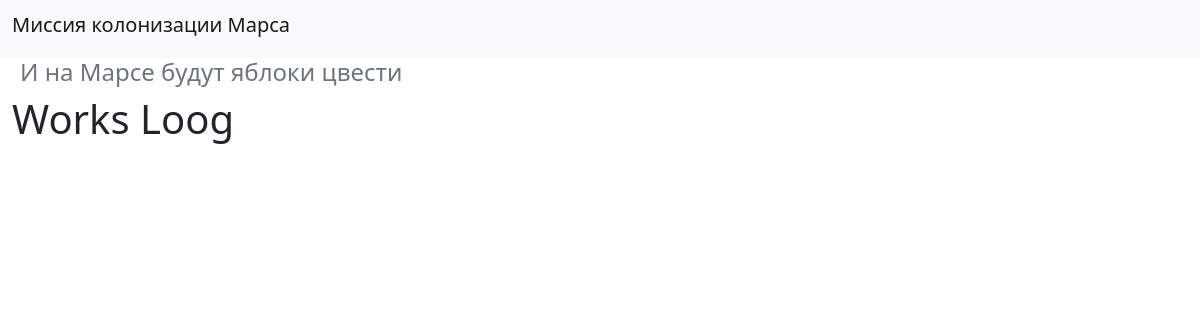
Before: / with the older database file.
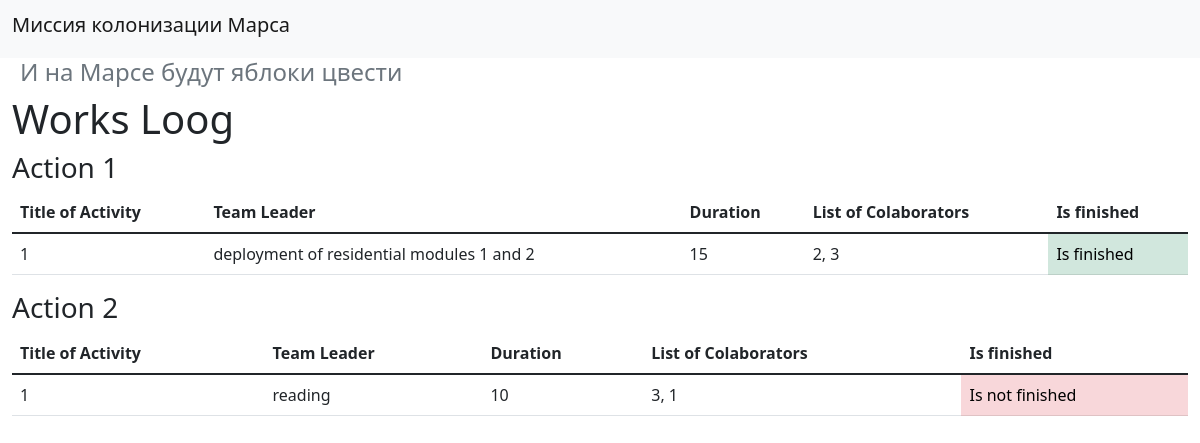
After: the same page with the newer database file.
### data/jobs.py (models this page shows)
class Jobs(SqlAlchemyBase):
    __tablename__ = "jobs"
    id = sqlalchemy.Column(sqlalchemy.Integer, primary_key=True, autoincrement=True)
    team_leader = sqlalchemy.Column(sqlalchemy.String, sqlalchemy.ForeignKey("users.id"))
    job = sqlalchemy.Column(sqlalchemy.String, nullable=True)
    work_size = sqlalchemy.Column(sqlalchemy.Integer, nullable=True)
    collaborators = sqlalchemy.Column(sqlalchemy.String, nullable=True)
    start_date = sqlalchemy.Column(sqlalchemy.DateTime, default=datetime.now())
    end_date = sqlalchemy.Column(sqlalchemy.DateTime)
    is_finished = sqlalchemy.Column(sqlalchemy.Boolean, nullable=True)
    user = sqlalchemy.orm.relation("User")

### main.py (the view)
@app.route("/")
def index():
    db_sess = db_session.create_session()
    jobs = db_sess.query(Jobs)
    return render_template("index.html", jobs=jobs)

### data/db_session.py (called while the page is built)
def create_session() -> Session:
    global __factory
    return __factory()

### templates/index.html
{% extends "base.html" %}
{% block content %}
<h1>Works Loog</h1>
{% for item in jobs%}
<h3>Action {{item.id}}</h3>
<table class="table">
    <thead>
      <tr>
        <th scope="col">Title of Activity</th>
        <th scope="col">Team Leader</th>
        <th scope="col">Duration</th>
        <th scope="col">List of Colaborators</th>
        <th scope="col">Is finished</th>
      </tr>
    </thead>
    <tbody>
      <tr>
        <td>{{item.team_leader}}</th>
        <td>{{item.job}}</td>
        <td>{{item.work_size}}</td>
        <td>{{item.collaborators}}</td>
        {% if item.is_finished %}
        <td class ='table-danger'>Is not finished
        {% else %}
        <td class ='table-success'>Is finished
         {%endif%}</td>
      </tr>
    </tbody>
  </table>
{% endfor %}
{% endblock %}

### templates/base.html (shortened to what this page needs)
<!doctype html>
<html lang="en">
  <head>
    <link href="{{ url_for('static', filename='css/style.css') }}" rel="stylesheet" >
    <link href="https://cdn.jsdelivr.net/npm/bootstrap@5.1.3/dist/css/bootstrap.min.css" rel="stylesheet">
  </head>
  <body>
    <nav class="navbar navbar-expand-lg navbar-light bg-light">
        <div class="container-fluid">
          <h1 class="navbar-brand">Миссия колонизации Марса</h1>
      </nav>
    <h4 class="text-muted">И на Марсе будут яблоки цвести</h4>
    <div class="container-fluid align-self-center">
    {% block content %}{% endblock %}
    </div>
  </body>
</html>

### static/css/style.css (style rules this page uses)
h4 { color: rgb(199, 199, 199); margin-left: 20px; }

Changed rows visible on the page:
added Jobs: id "1", team_leader "1", job "deployment of residential modules 1 and 2", work_size "15", collaborators "2, 3", is_finished "Is finished"
added Jobs: id "2", team_leader "1", job "reading", work_size "10", collaborators "3, 1", is_finished "Is not finished"
